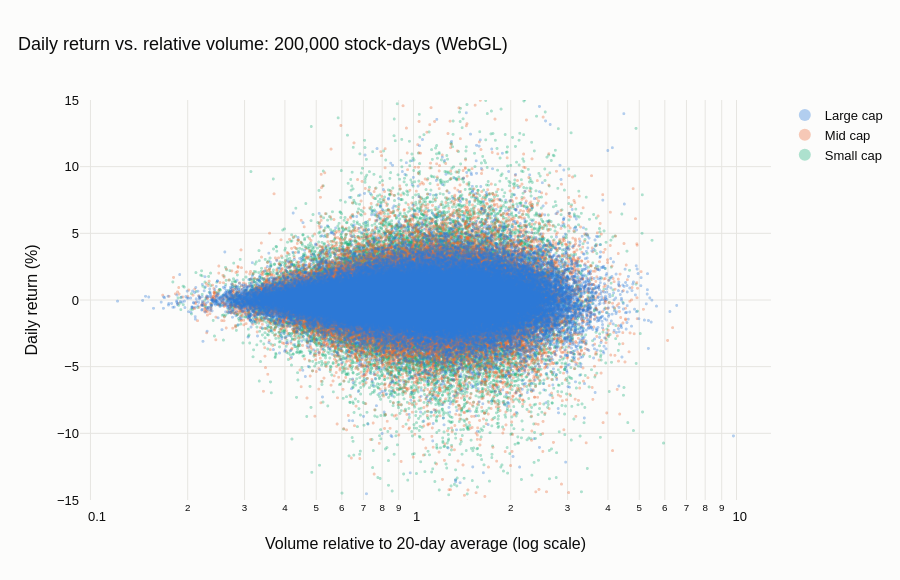

Write notebook code for a chart like this one.
### Markdown cell above
### Plot

### Code cell
fig = go.Figure()
# Widest group first so it sits underneath; colors stay tied to the group, not the draw order.
for i, (name, part) in reversed(list(enumerate(df.groupby("group", sort=False)))):
    fig.add_trace(go.Scattergl(
        x=part["rel_volume"].to_numpy(), y=part["ret_pct"].to_numpy(), mode="markers", name=name,
        marker=dict(size=3, color=PALETTE[i], opacity=0.35),
        hovertemplate=f"{name}<br>relative volume %{{x:.2f}}×<br>return %{{y:+.2f}}%<extra></extra>"))
fig.update_layout(
    title=f"Daily return vs. relative volume: {len(df):,} stock-days (WebGL)",
    xaxis=dict(title="Volume relative to 20-day average (log scale)", type="log"),
    yaxis=dict(title="Daily return (%)", range=[-15, 15]),
    legend=dict(itemsizing="constant", traceorder="reversed"), height=580,
)
fig.show()

### Figure 1 — Plotly figure (JSON) as saved in the notebook; plotly's stock layout.template omitted (floating-point values rounded to 4 significant figures; data arrays with more than 128 entries replaced by an {"elided": "..."} marker saying what was removed)
{"data": [{"hovertemplate": "Small cap<br>relative volume %{x:.2f}×<br>return %{y:+.2f}%<extra></extra>", "marker": {"color": "#1baf7a", "opacity": 0.35, "size": 3}, "mode": "markers", "name": "Small cap", "type": "scattergl", "x": {"elided": "40000 float values"}, "y": {"elided": "40000 float values"}}, {"hovertemplate": "Mid cap<br>relative volume %{x:.2f}×<br>return %{y:+.2f}%<extra></extra>", "marker": {"color": "#eb6834", "opacity": 0.35, "size": 3}, "mode": "markers", "name": "Mid cap", "type": "scattergl", "x": {"elided": "60000 float values"}, "y": {"elided": "60000 float values"}}, {"hovertemplate": "Large cap<br>relative volume %{x:.2f}×<br>return %{y:+.2f}%<extra></extra>", "marker": {"color": "#2a78d6", "opacity": 0.35, "size": 3}, "mode": "markers", "name": "Large cap", "type": "scattergl", "x": {"elided": "100000 float values"}, "y": {"elided": "100000 float values"}}], "layout": {"height": 580, "legend": {"itemsizing": "constant", "traceorder": "reversed"}, "title": {"text": "Daily return vs. relative volume: 200,000 stock-days (WebGL)"}, "xaxis": {"title": {"text": "Volume relative to 20-day average (log scale)"}, "type": "log"}, "yaxis": {"range": [-15, 15], "title": {"text": "Daily return (%)"}}}}
